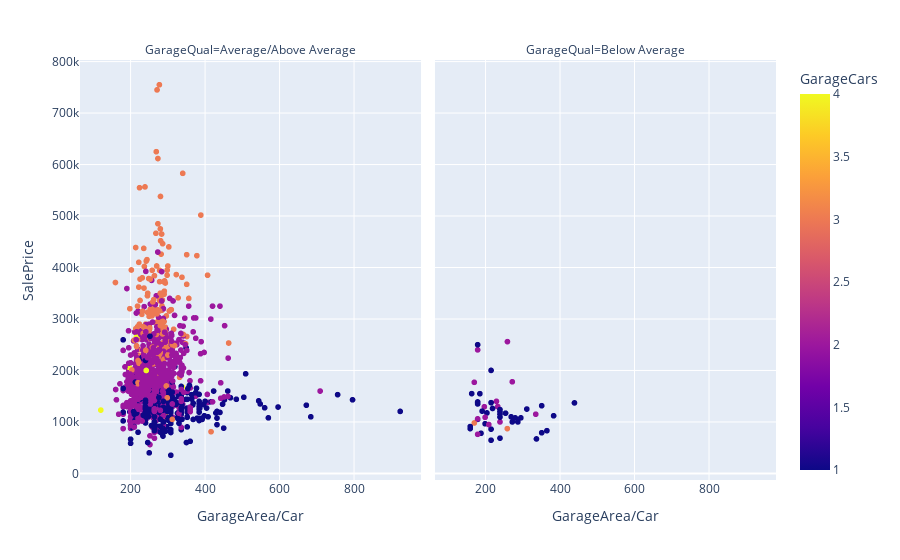

Notebook code cell kept with this figure:
### Code cell
fig = px.scatter(train[train['GarageCars'] > 0], x="GarageArea/Car", y="SalePrice", 
                 color='GarageCars', facet_col="GarageQual")
fig.show()

### Figure 1 — Plotly figure (JSON) as saved in the notebook; plotly's stock layout.template omitted (floating-point values rounded to 4 significant figures; data arrays with more than 128 entries replaced by an {"elided": "..."} marker saying what was removed)
{"data": [{"hovertemplate": "GarageQual=Average/Above Average<br>GarageArea/Car=%{x}<br>SalePrice=%{y}<br>GarageCars=%{marker.color}<extra></extra>", "legendgroup": "", "marker": {"color": {"elided": "1328 int values"}, "coloraxis": "coloraxis", "symbol": "circle"}, "mode": "markers", "name": "", "showlegend": false, "type": "scattergl", "x": {"elided": "1328 float values"}, "xaxis": "x", "y": {"elided": "1328 int values"}, "yaxis": "y"}, {"hovertemplate": "GarageQual=Below Average<br>GarageArea/Car=%{x}<br>SalePrice=%{y}<br>GarageCars=%{marker.color}<extra></extra>", "legendgroup": "", "marker": {"color": [2, 1, 1, 1, 1, 1, 1, 2, 1, 1, 1, 1, 2, 1, 1, 2, 1, 1, 3, 1, 2, 1, 1, 1, 1, 3, 1, 1, 2, 2, 1, 1, 1, 1, 1, 2, 1, 2, 1, 2, 1, 2, 2, 1, 2, 1, 1, 1, 1, 1, 1], "coloraxis": "coloraxis", "symbol": "circle"}, "mode": "markers", "name": "", "showlegend": false, "type": "scattergl", "x": [234, 240, 366, 273, 180, 240, 312, 240, 216, 180, 352, 440, 273, 220, 189, 180, 338, 270, 171, 164, 230.5, 200, 352, 240, 296, 259.7, 240, 281, 180, 180, 180, 255, 216, 160, 240, 336, 205, 200, 186, 210, 180, 198, 260, 288, 171, 160, 180, 216, 216, 192, 384], "xaxis": "x2", "y": [129900, 68500, 83000, 100000, 105000, 115000, 125000, 100000, 200100, 135000, 79000, 137000, 178000, 126175, 78000, 76000, 67000, 110000, 98000, 155000, 140000, 96500, 131500, 124000, 108000, 87000, 109500, 107900, 106000, 240000, 250000, 117000, 86000, 87000, 119750, 115000, 117500, 108959, 154900, 95000, 138887, 129500, 256000, 100000, 177000, 91000, 137500, 137450, 64500, 121000, 112000], "yaxis": "y2"}], "layout": {"annotations": [{"font": {}, "showarrow": false, "text": "GarageQual=Average/Above Average", "x": 0.245, "xanchor": "center", "xref": "paper", "y": 1, "yanchor": "bottom", "yref": "paper"}, {"font": {}, "showarrow": false, "text": "GarageQual=Below Average", "x": 0.755, "xanchor": "center", "xref": "paper", "y": 1, "yanchor": "bottom", "yref": "paper"}], "coloraxis": {"colorbar": {"title": {"text": "GarageCars"}}, "colorscale": [[0, "#0d0887"], [0.1111, "#46039f"], [0.2222, "#7201a8"], [0.3333, "#9c179e"], [0.4444, "#bd3786"], [0.5556, "#d8576b"], [0.6667, "#ed7953"], [0.7778, "#fb9f3a"], [0.8889, "#fdca26"], [1, "#f0f921"]]}, "legend": {"tracegroupgap": 0}, "margin": {"t": 60}, "xaxis": {"anchor": "y", "domain": [0, 0.49], "title": {"text": "GarageArea/Car"}}, "xaxis2": {"anchor": "y2", "domain": [0.51, 1], "matches": "x", "title": {"text": "GarageArea/Car"}}, "yaxis": {"anchor": "x", "domain": [0, 1], "title": {"text": "SalePrice"}}, "yaxis2": {"anchor": "x2", "domain": [0, 1], "matches": "y", "showticklabels": false}}}
